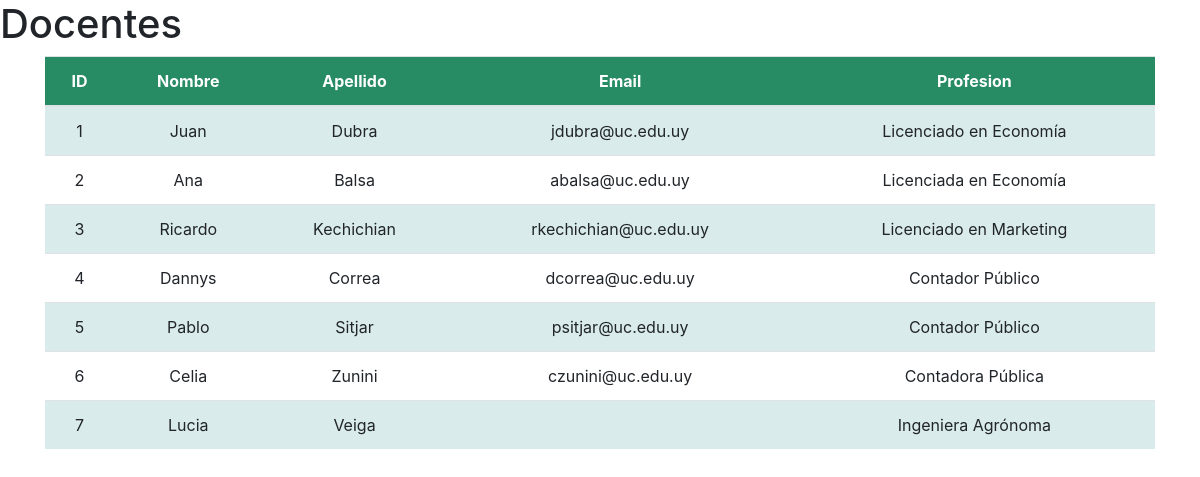
Page /app/docentes/ (signed in) on the earlier database version.
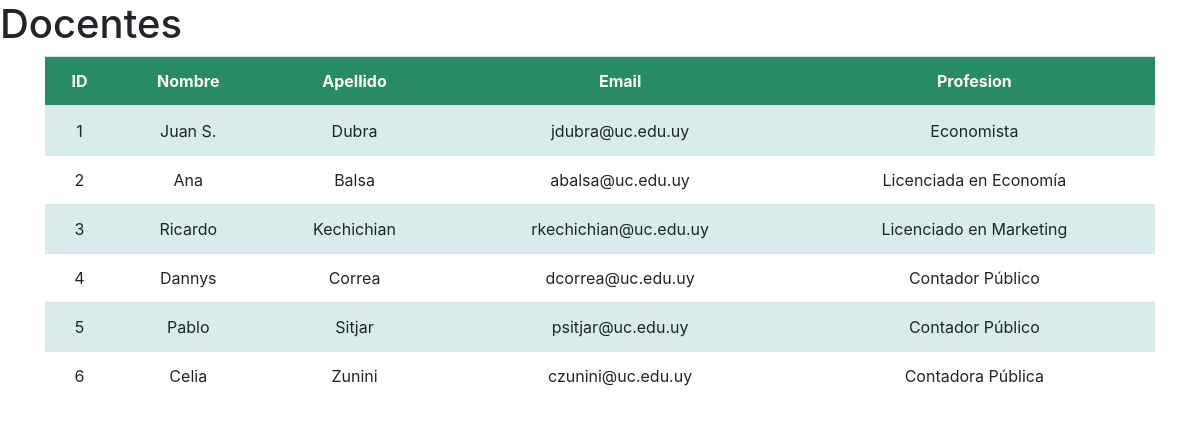
Same page on the later database version.
### app/models.py (models this page shows, shortened)
class Docente(models.Model):
    nombre = models.CharField(max_length=50)
    apellido = models.CharField(max_length=50)
    email = models.EmailField()
    profesion = models.CharField(max_length=50)

### app/views.py (the view)
# urls.py: path('docentes/', docentes, name="docentes"),
@login_required
def docentes(request):
    ctx = {'docentes': Docente.objects.all() }
    return render(request, "app/docentes.html", ctx)

### app/templates/app/docentes.html (shortened to what this page needs)
{% load static %}
<!DOCTYPE html>
<html lang="en">
<head>
  <link rel="stylesheet" href="https://maxcdn.bootstrapcdn.com/bootstrap/4.3.1/css/bootstrap.min.css">
</head>
<h1>Docentes</h1>
<body style="background-image: url('{% static 'app/assets/fondo2.jpg' %}'); background-size: cover; color: dark-grey"></body>
<body>
    <div class="container">
      <table class="table table-striped table-hover">
        <thead class="thead-green">
          <tr>
            <th scope="col">ID</th>
            <th scope="col">Nombre</th>
            <th scope="col">Apellido</th>
            <th scope="col">Email</th>
            <th scope="col">Profesion</th>
          </tr>
        </thead>
        <tbody>
            {% for docente in docentes %}
            <tr>
                <td>{{ docente.id }}</td>
                <td>{{ docente.nombre }}</td>
                <td>{{ docente.apellido }}</td>
                <td>{{ docente.email }}</td>
                <td>{{ docente.profesion }}</td>
            </tr>
            {% endfor %}
        </tbody>
      </table>
    </div>
  </body>
</body>
  </html>

Differences in the rows shown:
removed Docente: id "7", nombre "Lucia", apellido "Veiga", profesion "Ingeniera Agrónoma"
changed Docente "Dubra": nombre "Juan" → "Juan S."; profesion "Licenciado en Economía" → "Economista"
